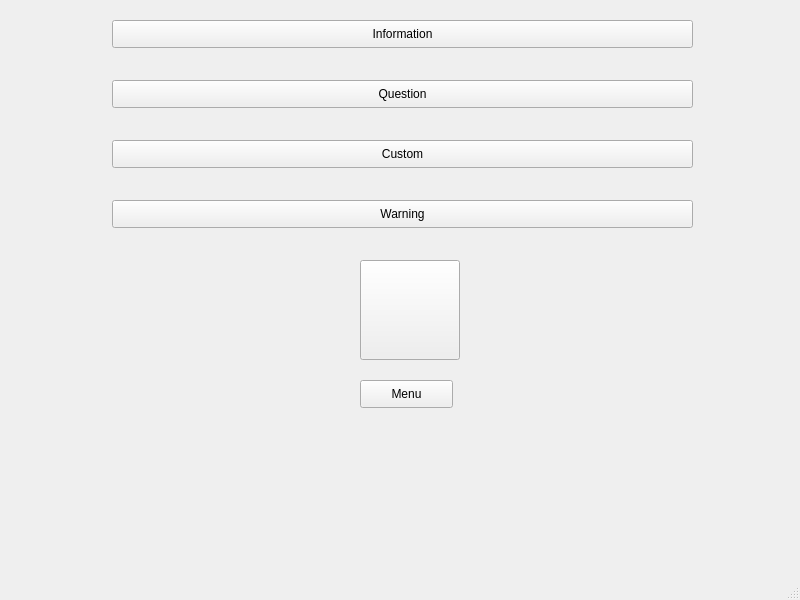
<?xml version="1.0" encoding="UTF-8"?>
<ui version="4.0">
 <class>subiksha_212218104161cia2</class>
 <widget class="QMainWindow" name="subiksha_212218104161cia2">
  <property name="geometry">
   <rect>
    <x>0</x>
    <y>0</y>
    <width>800</width>
    <height>600</height>
   </rect>
  </property>
  <property name="windowTitle">
   <string>subiksha_212218104161cia2</string>
  </property>
  <widget class="QWidget" name="centralwidget">
   <widget class="QPushButton" name="pushButton">
    <property name="geometry">
     <rect>
      <x>360</x>
      <y>260</y>
      <width>100</width>
      <height>100</height>
     </rect>
    </property>
    <property name="minimumSize">
     <size>
      <width>100</width>
      <height>100</height>
     </size>
    </property>
    <property name="text">
     <string/>
    </property>
    <property name="iconSize">
     <size>
      <width>100</width>
      <height>100</height>
     </size>
    </property>
   </widget>
   <widget class="QPushButton" name="pushButton_2">
    <property name="geometry">
     <rect>
      <x>360</x>
      <y>380</y>
      <width>93</width>
      <height>28</height>
     </rect>
    </property>
    <property name="text">
     <string>Menu</string>
    </property>
   </widget>
   <widget class="QPushButton" name="pushButton_3">
    <property name="geometry">
     <rect>
      <x>112</x>
      <y>20</y>
      <width>581</width>
      <height>28</height>
     </rect>
    </property>
    <property name="text">
     <string>Information</string>
    </property>
   </widget>
   <widget class="QPushButton" name="pushButton_4">
    <property name="geometry">
     <rect>
      <x>112</x>
      <y>80</y>
      <width>581</width>
      <height>28</height>
     </rect>
    </property>
    <property name="text">
     <string>Question</string>
    </property>
   </widget>
   <widget class="QPushButton" name="pushButton_5">
    <property name="geometry">
     <rect>
      <x>112</x>
      <y>140</y>
      <width>581</width>
      <height>28</height>
     </rect>
    </property>
    <property name="text">
     <string>Custom</string>
    </property>
   </widget>
   <widget class="QPushButton" name="pushButton_6">
    <property name="geometry">
     <rect>
      <x>112</x>
      <y>200</y>
      <width>581</width>
      <height>28</height>
     </rect>
    </property>
    <property name="text">
     <string>Warning</string>
    </property>
   </widget>
  </widget>
  <widget class="QMenuBar" name="menubar">
   <property name="geometry">
    <rect>
     <x>0</x>
     <y>0</y>
     <width>800</width>
     <height>26</height>
    </rect>
   </property>
  </widget>
  <widget class="QStatusBar" name="statusbar"/>
 </widget>
 <resources/>
 <connections/>
</ui>
